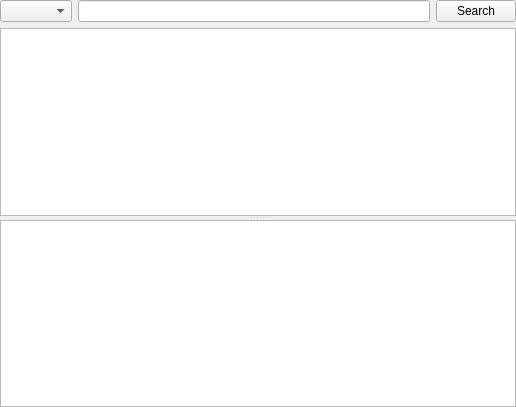
<?xml version="1.0" encoding="UTF-8"?>
<ui version="4.0">
 <class>FolderFrame</class>
 <widget class="QFrame" name="FolderFrame">
  <property name="geometry">
   <rect>
    <x>0</x>
    <y>0</y>
    <width>516</width>
    <height>407</height>
   </rect>
  </property>
  <layout class="QVBoxLayout" name="verticalLayout">
   <property name="leftMargin">
    <number>0</number>
   </property>
   <property name="topMargin">
    <number>0</number>
   </property>
   <property name="rightMargin">
    <number>0</number>
   </property>
   <property name="bottomMargin">
    <number>0</number>
   </property>
   <item>
    <layout class="QHBoxLayout" name="horizontalLayout">
     <item>
      <widget class="QComboBox" name="folderBox"/>
     </item>
     <item>
      <widget class="QLineEdit" name="searchEdit"/>
     </item>
     <item>
      <widget class="QPushButton" name="searchButton">
       <property name="text">
        <string>Search</string>
       </property>
      </widget>
     </item>
    </layout>
   </item>
   <item>
    <widget class="QSplitter" name="splitter">
     <property name="orientation">
      <enum>Qt::Vertical</enum>
     </property>
     <widget class="QTableView" name="notesView">
      <property name="horizontalScrollBarPolicy">
       <enum>Qt::ScrollBarAlwaysOff</enum>
      </property>
      <property name="editTriggers">
       <set>QAbstractItemView::NoEditTriggers</set>
      </property>
      <property name="alternatingRowColors">
       <bool>true</bool>
      </property>
      <property name="selectionBehavior">
       <enum>QAbstractItemView::SelectRows</enum>
      </property>
      <property name="showGrid">
       <bool>false</bool>
      </property>
      <property name="sortingEnabled">
       <bool>true</bool>
      </property>
      <attribute name="horizontalHeaderHighlightSections">
       <bool>false</bool>
      </attribute>
      <attribute name="horizontalHeaderShowSortIndicator" stdset="0">
       <bool>true</bool>
      </attribute>
      <attribute name="horizontalHeaderStretchLastSection">
       <bool>true</bool>
      </attribute>
      <attribute name="verticalHeaderVisible">
       <bool>false</bool>
      </attribute>
      <attribute name="verticalHeaderHighlightSections">
       <bool>false</bool>
      </attribute>
     </widget>
     <widget class="QTextEdit" name="previewEdit"/>
    </widget>
   </item>
  </layout>
 </widget>
 <resources/>
 <connections/>
</ui>
